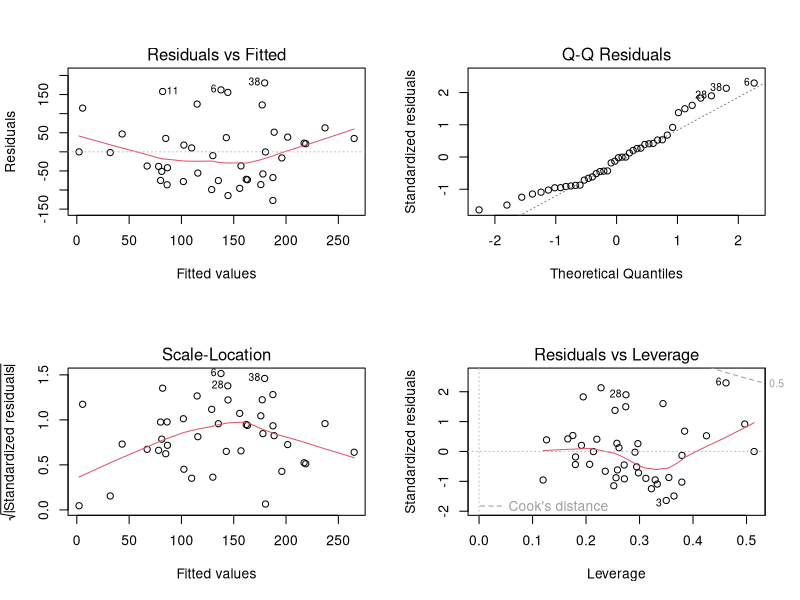
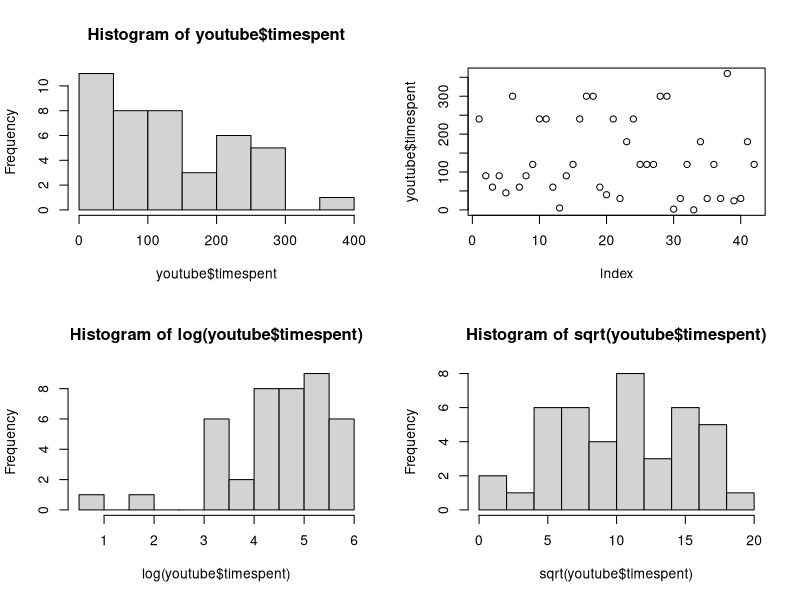
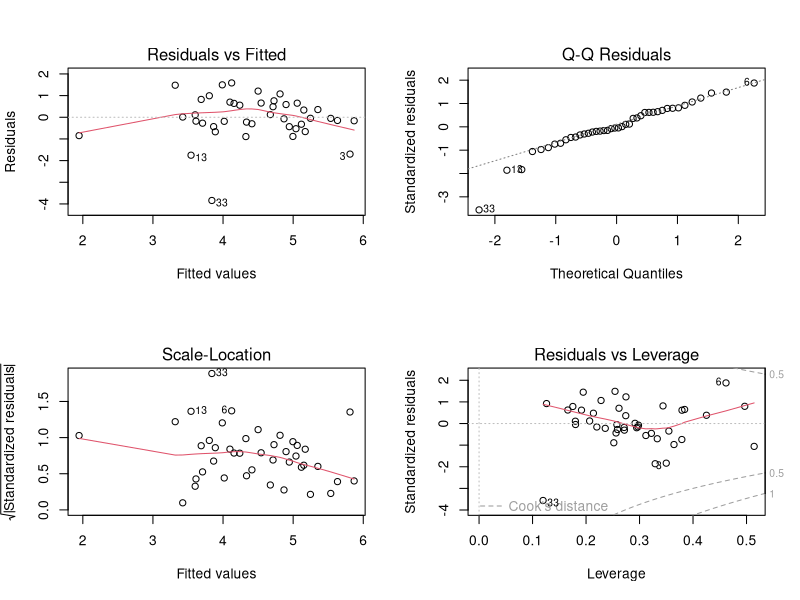
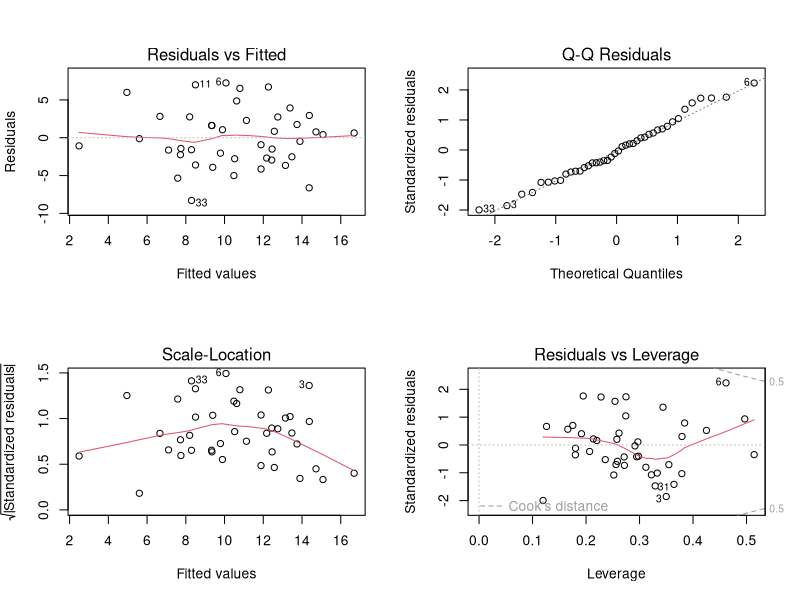
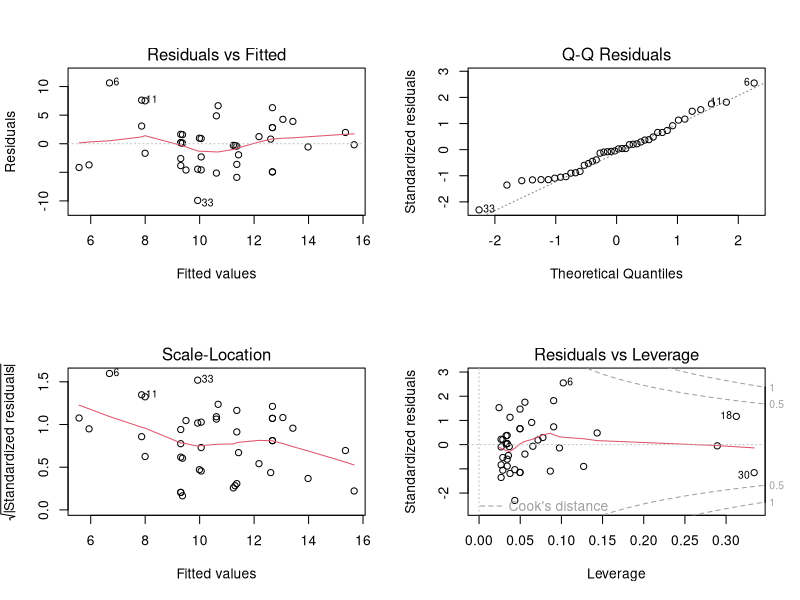
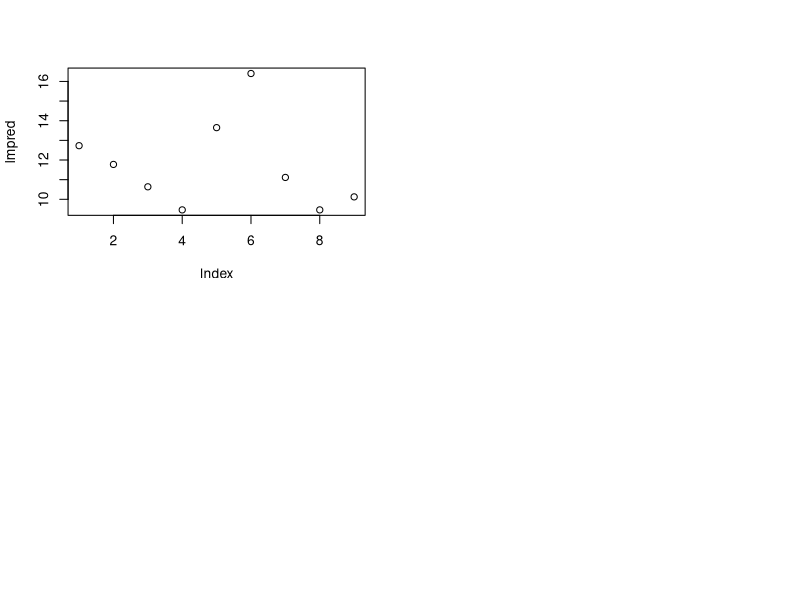

Write R code to recreate these figures, in order.
library(dplyr)
library(car)
library(caret)
youtube <- read.csv("youtube_response.csv", stringsAsFactors = FALSE)

youtube <- youtube %>%
    slice(-5) %>% # remove bad response
    transmute(id = 1:42,
        age = Age.,
        gender = as.factor(Gender),
        credit.hr = Number.of.credit.hours.you.re.taking.in.college.this.semester.,
               
        # Preprocess the variable college
        college = What.college.is.your.major.under.,
        college = sub("^Natural.*|CNS|^Computer.*|^Maritime.*", 
                      "Natural Science", college), # remove variation in Natural Science
        college = sub("Engineering ", "Engineering", college), # fix spacing error
        college = sub("^[Bb]usiness.*|McCombs", "Business", college), # remove variation in Business
        college = sub("COLA", "Liberal Arts", college), # remove variation in Liberal Arts
        college = sub("^Arts.*|Communication|Education|Undecided|Fine Arts", "Other", college), # Combine other majors into a single category
        college = as.factor(college),  
        netflix = grepl("Netflix", Are.you.subscribed.to.any.of.these.services.),
        hulu = grepl("Hulu", Are.you.subscribed.to.any.of.these.services.),
        amazonprime = grepl("Amazon", Are.you.subscribed.to.any.of.these.services.),
        
        # Preprocess the variable timespent
        timespent = How.much.time.do.you.spend.on.Youtube.per.day.,
        timespent = sub(" ?(hr|hrs|hour|hours) ?", "hr", timespent), # remove variation in hours
        timespent = sub(" ?(min|mins|minute|minutes) ?", "min", timespent), # remove variation in minutes
        timespent = sub(".*?([0-9]hr([0-9]+min)?).*", "\\1", timespent), # remove unnecessary text
        timespent = sub("([0-9])$", "\\1hr", timespent), # fix id = 17 which had no hr/min specification
        timespent = sub("^([0-9]+min)", "0hr\\1", timespent), # for those without an hr specification, add 0hr
        timespent = sub("([0-9]hr)$", "\\10", timespent), # for those without a min specification, add 0 min
        timespent = sub("min", "", timespent), # remove the word 'min' to make converting to time easier
        # Convert time characters into numeric minute values
        timespent = sapply(strsplit(timespent, "hr"), function(x){
                        x <- as.numeric(x)
                        x[1] * 60 + x[2]
                    })
    )


lm.youtube <- lm(timespent ~ ., data = youtube)
summary(lm.youtube)
anova(lm.youtube)

par(mfrow= c(2,2))
plot(lm.youtube) # there seems t


# check conditions on the linear model, fix as needed
hist(youtube$timespent, breaks = 10) # hmm right skewed, try log and sqrt
plot(x = youtube$timespent)
hist(log(youtube$timespent), breaks = 10)
hist(sqrt(youtube$timespent), breaks = 10)
#try log 
loglm.youtube <- lm(log(timespent + 1) ~ ., data = youtube)
summary(loglm.youtube)
par(mfrow= c(2,2))
plot(loglm.youtube)

#try sqrt

sqrtlm.youtube <- lm(sqrt(timespent) ~., data = youtube)
summary(sqrtlm.youtube)
plot(sqrtlm.youtube)

# answer the main question, whether addition of netflix/hulu/amazonprime affects time spent on youtube

anova(sqrtlm.youtube)

# seems like not, but credit.hr may be a significant predictor

fit2 <- lm(sqrt(timespent) ~ credit.hr, data = youtube)
summary(fit2) #not significant by itself, try adding age

fit3 <- lm(sqrt(timespent) ~ credit.hr + age, data = youtube)
summary(fit3) # both significant now, maybe an interaction?

fit4 <- lm(sqrt(timespent) ~ credit.hr + age + credit.hr * age, data = youtube)
summary(fit4) #nope

#fit3 seems to be the best, and we doubt adding other predictors will improve the fit

plot(fit3) # diagnostics look fine

# divide into train and testing set, try other prediction models

library(caret)
set.seed(401)
inTrain <- createDataPartition(y = youtube$timespent, p = 0.75, list = FALSE)
training <- youtube[inTrain,]
testing <- youtube[-inTrain,]

lmFit <- train(sqrt(timespent) ~ credit.hr + age, data = training, method = "lm")
summary(lmFit$finalModel)
print(lmFit)

lmpred <- predict(lmFit, testing)
plot(lmpred)
RMSE(lmpred, sqrt(testing$timespent))


